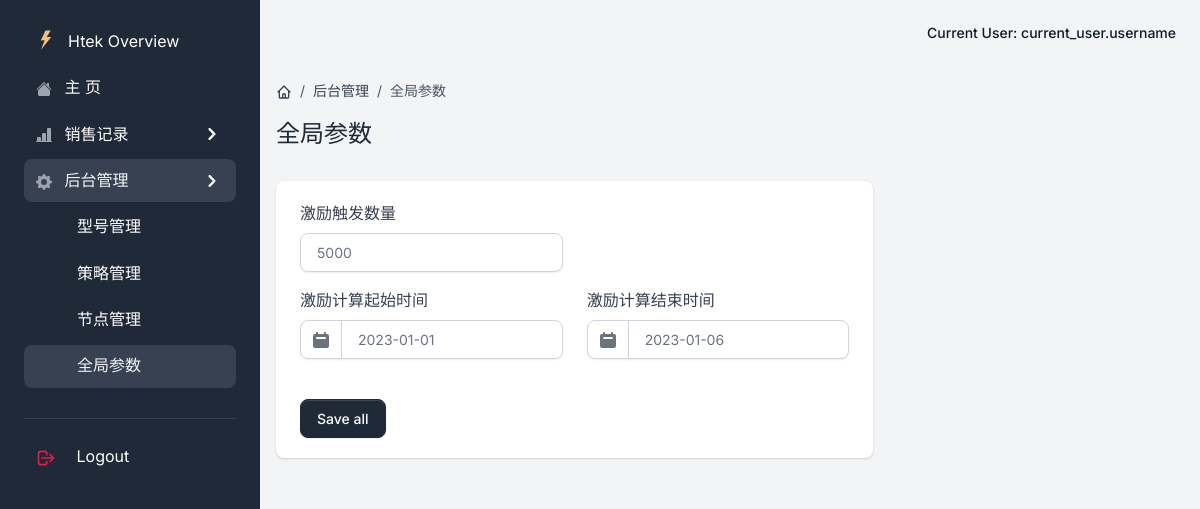
Page /admin_global on the earlier database version.
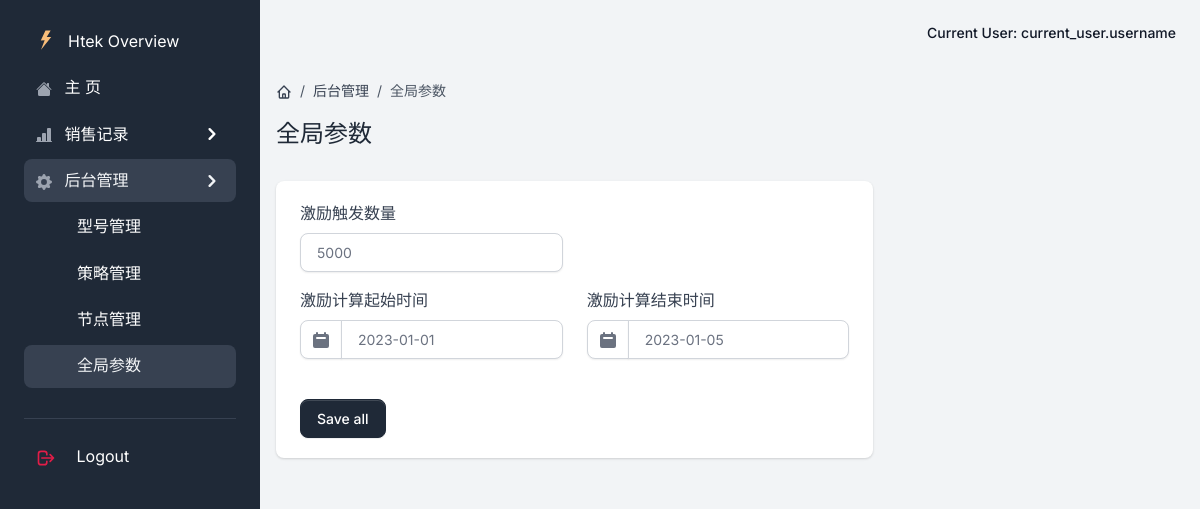
Same page on the later database version.
### app/models.py (models this page shows)
class Global(db.Model):  # 全局配置表
    __tablename__ = 'Global'
    id = db.Column(db.Integer, primary_key=True, autoincrement=True)
    key = db.Column(db.String(64), unique=True, nullable=False)
    value = db.Column(db.String(64), nullable=False)

### app/admin/views.py (the view, shortened to what this page needs)
class GlobalView(MethodView):
    def get(self):
        current_app.logger.info('-> GlobalView')
        data = DataBaseUtils.get_global_settings()
        return render_template('admin/global.html', segment='admin_global', data=data)

### app/__init__.py (called while the page is built)
@login_manager.request_loader
def request_loader(request):
    username = request.form.get('username')
    user = {'name': 'yaki', 'f': 'request_loder'}
    return user if user else None

def configure_database(app):
    @app.before_first_request
    def initialize_database():
        try:
            db.create_all()
        except Exception as e:
            print('> Error: DBMS Exception: ' + str(e))
            basedir = os.path.abspath(os.path.dirname(__file__))
            app.config['SQLALCHEMY_DATABASE_URI'] = SQLALCHEMY_DATABASE_URI = 'sqlite:///../DataBase/db.sqlite3'
            print('> Fallback to SQLite ')
            db.create_all()
    @app.teardown_request
    def shutdown_session(exception=None):
        db.session.remove()

### app/models.py (called while the page is built)
    @staticmethod
    def get_global_settings():
        settings = Global.query.all()
        setting = {}
        for s in settings:
            setting[s.key] = s.value
        return setting

### app/templates/admin/global.html (shortened to what this page needs)
{% extends "base/base.html" %}
{% block content %}
    <div class="py-4">
      <nav aria-label="breadcrumb" class="d-none d-md-inline-block">
          <ol class="breadcrumb breadcrumb-dark breadcrumb-transparent">
              <li class="breadcrumb-item">
                  <a href="{{url_for('home.home')}}">
                  </a>
              </li>
              <li class="breadcrumb-item"><a href="{{url_for('admin.model')}}">后台管理</a></li>
              <li class="breadcrumb-item active" aria-current="page">全局参数</li>
          </ol>
      </nav>
      <div class="d-flex justify-content-between w-100 flex-wrap">
          <div class="mb-3 mb-lg-0">
              <h1 class="h4">全局参数</h1>
          </div>
      </div>
  </div>
    <div class="row">
        <div class="col-12 col-xl-8">
            <div class="card card-body border-0 shadow mb-4">
                <form method="post">
                    <div class="row">
                        <div class="col-md-6 mb-3">
                            <div>
                                <label for="start_number">激励触发数量</label>
                                <input class="form-control" id="start_number" name="start_number" type="text" value="{{data['start_number']}}" required>
                            </div>
                        </div>
                    </div>
                    <div class="row align-items-center">
                        <div class="col-md-6 mb-3">
                            <label for="start_time">激励计算起始时间</label>
                            <div class="input-group">
                                <span class="input-group-text">
                                    <svg class="icon icon-xs" fill="currentColor" viewBox="0 0 20 20" xmlns="http://www.w3.org/2000/svg"><path fill-rule="evenodd" d="M6 2a1 1 0 00-1 1v1H4a2 2 0 00-2 2v10a2 2 0 002 2h12a2 2 0 002-2V6a2 2 0 00-2-2h-1V3a1 1 0 10-2 0v1H7V3a1 1 0 00-1-1zm0 5a1 1 0 000 2h8a1 1 0 100-2H6z" clip-rule="evenodd"></path></svg>
                                </span>
                                <input data-datepicker="" class="form-control" id="start_time" name="start_time" type="text" value="{{data['start_time']}}" required>
                              </div>
                        </div>
                        <div class="col-md-6 mb-3">
                            <label for="end_time">激励计算结束时间</label>
                            <div class="input-group">
                                <span class="input-group-text">
                                    <svg class="icon icon-xs" fill="currentColor" viewBox="0 0 20 20" xmlns="http://www.w3.org/2000/svg"><path fill-rule="evenodd" d="M6 2a1 1 0 00-1 1v1H4a2 2 0 00-2 2v10a2 2 0 002 2h12a2 2 0 002-2V6a2 2 0 00-2-2h-1V3a1 1 0 10-2 0v1H7V3a1 1 0 00-1-1zm0 5a1 1 0 000 2h8a1 1 0 100-2H6z" clip-rule="evenodd"></path></svg>
                                </span>
                                <input data-datepicker="" class="form-control" id="end_time" name="end_time" type="text" value="{{data['end_time']}}" required>
                              </div>
                        </div>
                    </div>
                    <div class="mt-3">
                        <button class="btn btn-gray-800 mt-2 animate-up-2" type="button" onclick="submit_global()">Save all</button>
                    </div>
                </form>
            </div>
        </div>
    </div>
{% endblock content %}

Differences in the rows shown:
changed Global (number 3 of 3 on the later page): end_time "2023-01-06" → "2023-01-05"
